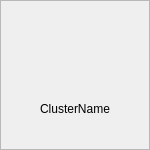
<?xml version="1.0" encoding="UTF-8"?>
<ui version="4.0">
 <class>ImageTile</class>
 <widget class="QWidget" name="ImageTile">
  <property name="geometry">
   <rect>
    <x>0</x>
    <y>0</y>
    <width>150</width>
    <height>150</height>
   </rect>
  </property>
  <property name="minimumSize">
   <size>
    <width>150</width>
    <height>150</height>
   </size>
  </property>
  <property name="maximumSize">
   <size>
    <width>150</width>
    <height>150</height>
   </size>
  </property>
  <property name="windowTitle">
   <string>Form</string>
  </property>
  <layout class="QHBoxLayout" name="horizontalLayout">
   <property name="spacing">
    <number>0</number>
   </property>
   <property name="leftMargin">
    <number>0</number>
   </property>
   <property name="topMargin">
    <number>0</number>
   </property>
   <property name="rightMargin">
    <number>0</number>
   </property>
   <property name="bottomMargin">
    <number>0</number>
   </property>
   <item>
    <widget class="QFrame" name="frame">
     <property name="minimumSize">
      <size>
       <width>150</width>
       <height>150</height>
      </size>
     </property>
     <property name="maximumSize">
      <size>
       <width>150</width>
       <height>150</height>
      </size>
     </property>
     <property name="frameShape">
      <enum>QFrame::StyledPanel</enum>
     </property>
     <property name="frameShadow">
      <enum>QFrame::Raised</enum>
     </property>
     <layout class="QVBoxLayout" name="verticalLayout">
      <item>
       <widget class="QLabel" name="label">
        <property name="text">
         <string/>
        </property>
        <property name="pixmap">
         <pixmap resource="../resources/resources.qrc">:/icons/icons/folder-icon.png</pixmap>
        </property>
        <property name="alignment">
         <set>Qt::AlignCenter</set>
        </property>
       </widget>
      </item>
      <item>
       <widget class="QLabel" name="label_2">
        <property name="text">
         <string>ClusterName</string>
        </property>
        <property name="alignment">
         <set>Qt::AlignCenter</set>
        </property>
       </widget>
      </item>
     </layout>
    </widget>
   </item>
  </layout>
 </widget>
 <resources>
  <include location="../resources/resources.qrc"/>
 </resources>
 <connections/>
</ui>
